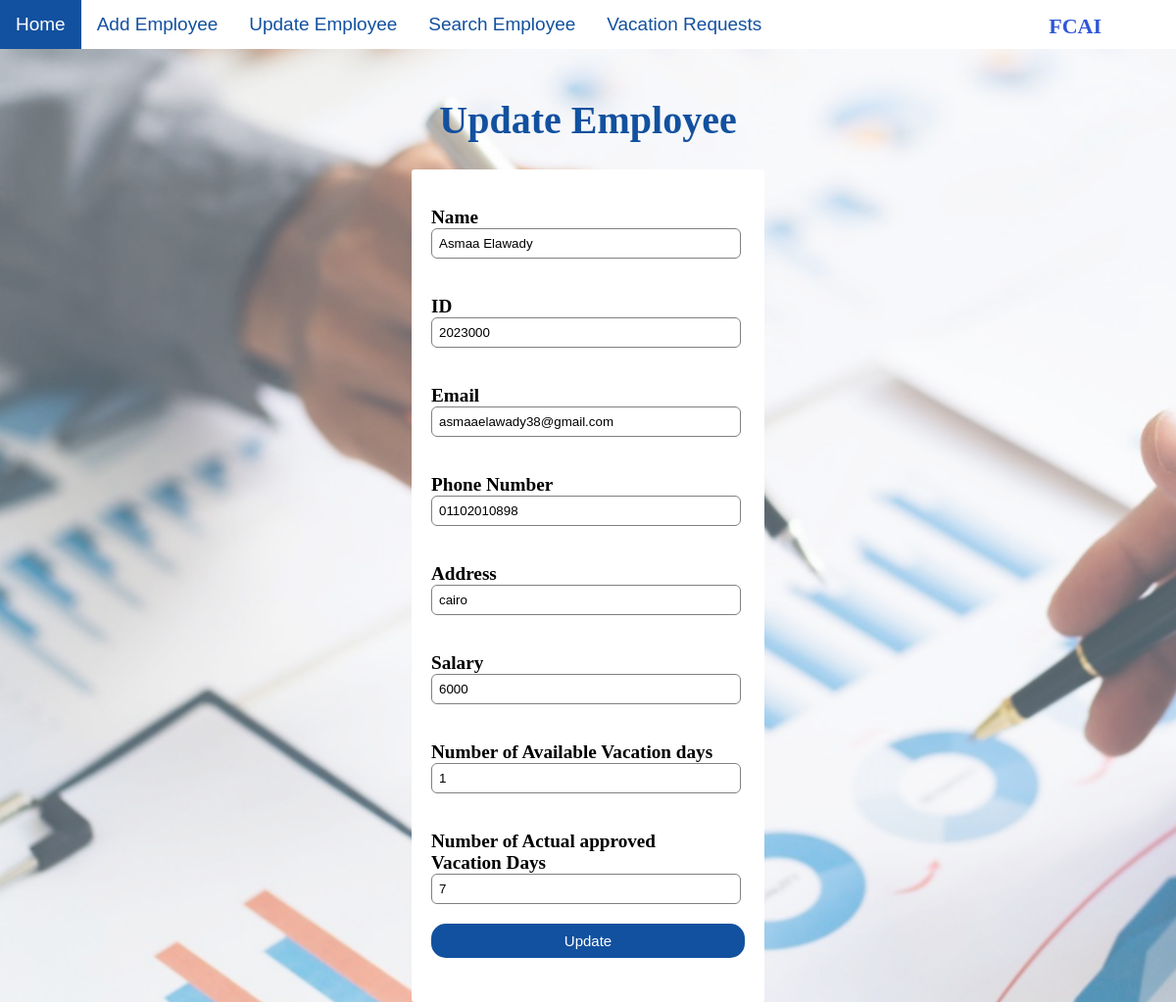
The page /update/2023000 on the database its author committed.
### HR/models.py (models this page shows)
class RegisterForm(models.Model):
    gndr=[
        ('Male','M'),('Female','F'),
        ]
    ms=[
        ('Single','Single'),('Married','Married'),
        ]
    stats=[
        ('Active','Active'),
        ('Inactive','Inactive'),
    ]
    EmployeeID = models.CharField(max_length=100,primary_key=True)
    EmployeeName = models.CharField(max_length=100)
    email = models.EmailField(max_length=100)
    phone = models.CharField(max_length=100)
    Addres = models.CharField(max_length=100)
    Salary = models.CharField(max_length=100)
    NumberVacation = models.IntegerField()
    NumberApprovedVacation = models.IntegerField()
    Date = models.DateField()
    Gender = models.CharField(max_length=8,choices=gndr)
    Status = models.CharField(max_length=8,choices=stats)
    MARITALSTATUE = models.CharField(max_length=8,choices=ms)

### HR/views.py (the view)
# urls.py: path('update/<int:EmployeeID>', views.update, name='update'),
def update(request, EmployeeID):
  mymember = RegisterForm.objects.get(EmployeeID=EmployeeID)
  template = loader.get_template('editinfo.html')
  context = {
    'mymember': mymember,
  }
  return HttpResponse(template.render(context, request))

### HR/templates/editinfo.html (shortened to what this page needs)
{% load static %}
{% block content%}
<!DOCTYPE html>
<html>
<head>
    <link rel="stylesheet" href="{% static 'css/updateEmployee.css' %}">
    {% include 'navbar.html' %}
</head>
<body>
    <h1 id = "head">Update Employee</h1>
    <div class="bigdiv">
        <form name="upform" action="updaterecord/{{ mymember.EmployeeID }}" method="POST" onsubmit='loadDoc()' >
            <div class="radio1">
                <div>
                    <br>
                    <label> Name</label>
                    <input class="nametbup" type="text" id="new" name="EmployeeName" value="{{ mymember.EmployeeName }}" > <br>
                </div>
                <br>
                <div>
                    <label> ID </label>
                    <input type="text" ID="newID"   name="EmployeeID"  value="{{ mymember.EmployeeID }}"><br>
                    <br>
                </div>
                <div>
                    <label> Email </label>
                    <input type="email" id="mail" name="email" value="{{mymember.email}}"><br>
                </div>
                <br>
                <div>
                    <label> Phone Number </label>
                    <input type="number" id="num" name="phone" value="{{mymember.phone}}"><br>
                </div>
                <br>
                <div>
                    <label> Address </label>
                    <input type="text" id="a" name="Addres" value="{{mymember.Addres}}"><br>
                </div>
                <br>
                <div>
                    <label> Salary </label>
                    <input type="number" id="s" name="Salary" value="{{mymember.Salary}}"> <br>
                </div>
                <br>
                <div>
                    <label> Number of Available Vacation days </label>
                    <input type="number" id="vacdays" name="NumberVacation" value="{{mymember.NumberVacation}}"> <br>
                </div>
                <br>
                <div>
                    <label> Number of Actual approved Vacation Days </label>
                    <input type="number" id="approved" name="NumberApprovedVacation" value="{{mymember.NumberApprovedVacation}}"> <br>
                </div>
                <br>
                <input type="submit" value="Update"><br>
        </form>
    </div>
</body>
</html>
{%endblock content %}

### HumanResources/static/css/updateEmployee.css (style rules this page uses)
#head { color: #12519f; font-size: 40px; text-align: center; }
form { width: 300px; margin-left: 20px; }
form input { width: 100%; padding: 7px; border: none; border: 1px solid gray; border-radius: 6px; outline: none; }
input[type=submit],input[type=reset] { height: 35px; width: 320px; margin-top: 20px; border: none; background-color: #12519f; font-size: 15px; color: white; border-radius: 15px; }
form label { display: flex; margin-top: 20px; font-size: 120%; font-weight: bold; }
.bigdiv { width: 360px; height: 850px; margin: auto; background-color: white; border-radius: 3px; margin-top: 10px; }
body { margin: 0; background-image: url("#HP2v3.png"); background-repeat: no-repeat; background-attachment: fixed; background-size: cover; }
input[type=submit] { height: 35px; width: 320px; margin-top: 2px; border: none; background-color: #12519f; font-size: 15px; color: white; border-radius: 15px; }

### rows shown on the page
RegisterForm: EmployeeName "Asmaa Elawady", EmployeeID "2023000", email "asmaaelawady38@gmail.com", phone "01102010898", Addres "cairo", Salary "6000", NumberVacation "1", NumberApprovedVacation "7"
